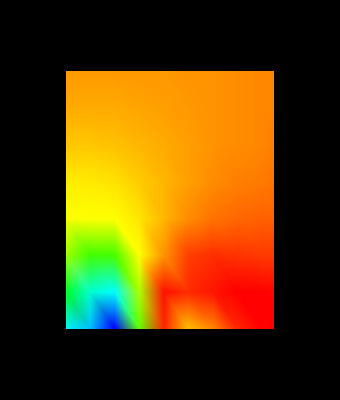

This figure's Python source:
#!/usr/bin/env python

# Demonstrate vtkExtractRectilinearGrid extracting a subregion from
# a rectilinear grid with sample rate, rendered as a triangulated
# surface.

# Factory overrides
import vtkmodules.vtkInteractionStyle  # noqa: F401
import vtkmodules.vtkRenderingFreeType  # noqa: F401
import vtkmodules.vtkRenderingOpenGL2  # noqa: F401

import os

from vtkmodules.vtkFiltersCore import vtkTriangleFilter
from vtkmodules.vtkFiltersExtraction import vtkExtractRectilinearGrid
from vtkmodules.vtkFiltersGeometry import vtkDataSetSurfaceFilter
from vtkmodules.vtkIOLegacy import vtkRectilinearGridReader
from vtkmodules.vtkRenderingCore import (
    vtkActor,
    vtkPolyDataMapper,
    vtkRenderWindow,
    vtkRenderWindowInteractor,
    vtkRenderer,
)

data_dir = os.environ.get("VPE_DATA_DIR", os.path.dirname(os.path.abspath(__file__)))

# Read rectilinear grid
rgrid_reader = vtkRectilinearGridReader()
rgrid_reader.SetFileName(os.path.join(data_dir, "RectGrid2.vtk"))
rgrid_reader.Update()

# Extract subregion with sample rate
extract = vtkExtractRectilinearGrid()
extract.SetInputConnection(rgrid_reader.GetOutputPort())
extract.SetVOI(23, 40, 16, 30, 9, 9)
extract.SetSampleRate(2, 2, 1)
extract.IncludeBoundaryOn()
extract.Update()

# Convert to surface and triangulate
surface_filter = vtkDataSetSurfaceFilter()
surface_filter.SetInputConnection(extract.GetOutputPort())

triangle_filter = vtkTriangleFilter()
triangle_filter.SetInputConnection(surface_filter.GetOutputPort())

# Mapper
mapper = vtkPolyDataMapper()
mapper.SetInputConnection(triangle_filter.GetOutputPort())
mapper.SetScalarRange(extract.GetOutput().GetScalarRange())

actor = vtkActor()
actor.SetMapper(mapper)

# Renderer
renderer = vtkRenderer()
renderer.AddActor(actor)

# Window
render_window = vtkRenderWindow()
render_window.AddRenderer(renderer)
render_window.SetSize(340, 400)
render_window.SetWindowName("extract rect grid")

# Scene
renderer.ResetCamera()

# Interactor
interactor = vtkRenderWindowInteractor()
interactor.SetRenderWindow(render_window)

interactor.Initialize()
interactor.Start()
